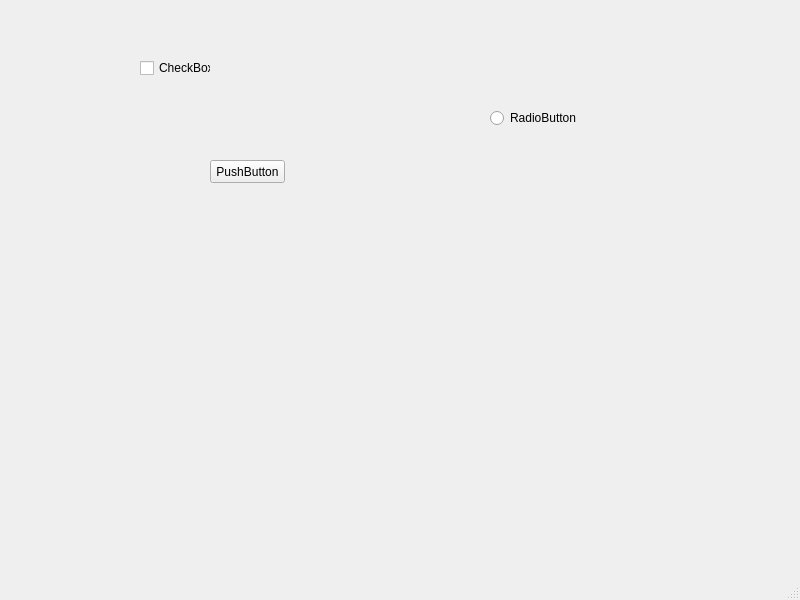
<?xml version="1.0" encoding="UTF-8"?>
<ui version="4.0">
 <class>MainWindow</class>
 <widget class="QMainWindow" name="MainWindow">
  <property name="geometry">
   <rect>
    <x>0</x>
    <y>0</y>
    <width>800</width>
    <height>600</height>
   </rect>
  </property>
  <property name="windowTitle">
   <string>MainWindow</string>
  </property>
  <widget class="QWidget" name="centralwidget">
   <widget class="QPushButton" name="pushButton">
    <property name="geometry">
     <rect>
      <x>210</x>
      <y>160</y>
      <width>75</width>
      <height>23</height>
     </rect>
    </property>
    <property name="text">
     <string>PushButton</string>
    </property>
   </widget>
   <widget class="QRadioButton" name="radioButton">
    <property name="geometry">
     <rect>
      <x>490</x>
      <y>110</y>
      <width>89</width>
      <height>16</height>
     </rect>
    </property>
    <property name="text">
     <string>RadioButton</string>
    </property>
   </widget>
   <widget class="QCheckBox" name="checkBox">
    <property name="geometry">
     <rect>
      <x>140</x>
      <y>60</y>
      <width>71</width>
      <height>16</height>
     </rect>
    </property>
    <property name="text">
     <string>CheckBox</string>
    </property>
   </widget>
  </widget>
  <widget class="QMenuBar" name="menubar">
   <property name="geometry">
    <rect>
     <x>0</x>
     <y>0</y>
     <width>800</width>
     <height>23</height>
    </rect>
   </property>
  </widget>
  <widget class="QStatusBar" name="statusbar"/>
 </widget>
 <resources/>
 <connections/>
</ui>
